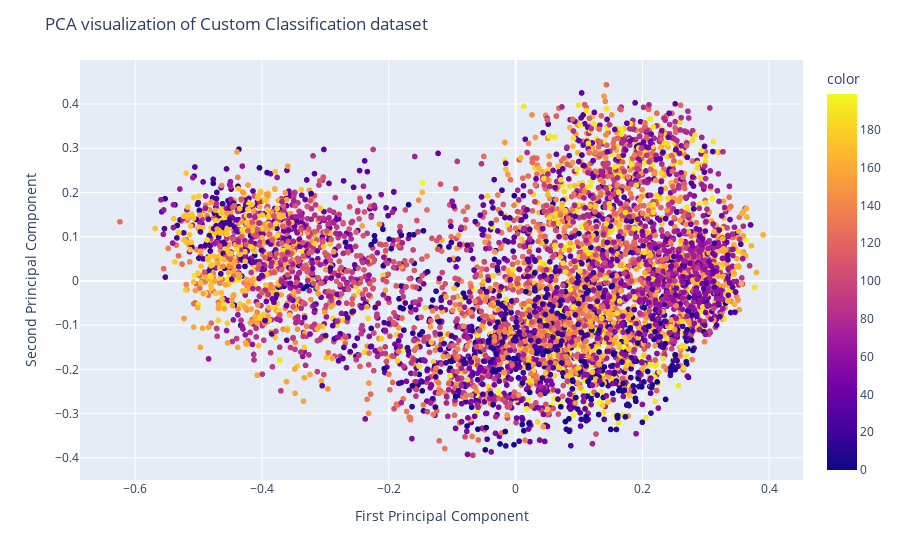

This figure's notebook cell:
### Code cell
# image features PCA

image_features_pca = image_features_cat
print(image_features_pca.size())
pca = PCA(n_components=2)
image_pca = pca.fit_transform(image_features_pca.to('cpu'))

fig = px.scatter(x=image_pca[:, 0], y=image_pca[:, 1], color=shuffled_colors)
fig.update_layout(
    title="PCA visualization of Custom Classification dataset",
    xaxis_title="First Principal Component",
    yaxis_title="Second Principal Component",
)
fig.show()

### Figure 1 — Plotly figure (JSON) as saved in the notebook; plotly's stock layout.template omitted (floating-point values rounded to 4 significant figures; data arrays with more than 128 entries replaced by an {"elided": "..."} marker saying what was removed)
{"data": [{"hovertemplate": "x=%{x}<br>y=%{y}<br>color=%{marker.color}<extra></extra>", "legendgroup": "", "marker": {"color": {"elided": "5920 int values"}, "coloraxis": "coloraxis", "symbol": "circle"}, "mode": "markers", "name": "", "showlegend": false, "type": "scattergl", "x": {"elided": "5920 float values"}, "xaxis": "x", "y": {"elided": "5920 float values"}, "yaxis": "y"}], "layout": {"coloraxis": {"colorbar": {"title": {"text": "color"}}, "colorscale": [[0, "#0d0887"], [0.1111, "#46039f"], [0.2222, "#7201a8"], [0.3333, "#9c179e"], [0.4444, "#bd3786"], [0.5556, "#d8576b"], [0.6667, "#ed7953"], [0.7778, "#fb9f3a"], [0.8889, "#fdca26"], [1, "#f0f921"]]}, "legend": {"tracegroupgap": 0}, "margin": {"t": 60}, "title": {"text": "PCA visualization of Custom Classification dataset"}, "xaxis": {"anchor": "y", "domain": [0, 1], "title": {"text": "First Principal Component"}}, "yaxis": {"anchor": "x", "domain": [0, 1], "title": {"text": "Second Principal Component"}}}}
